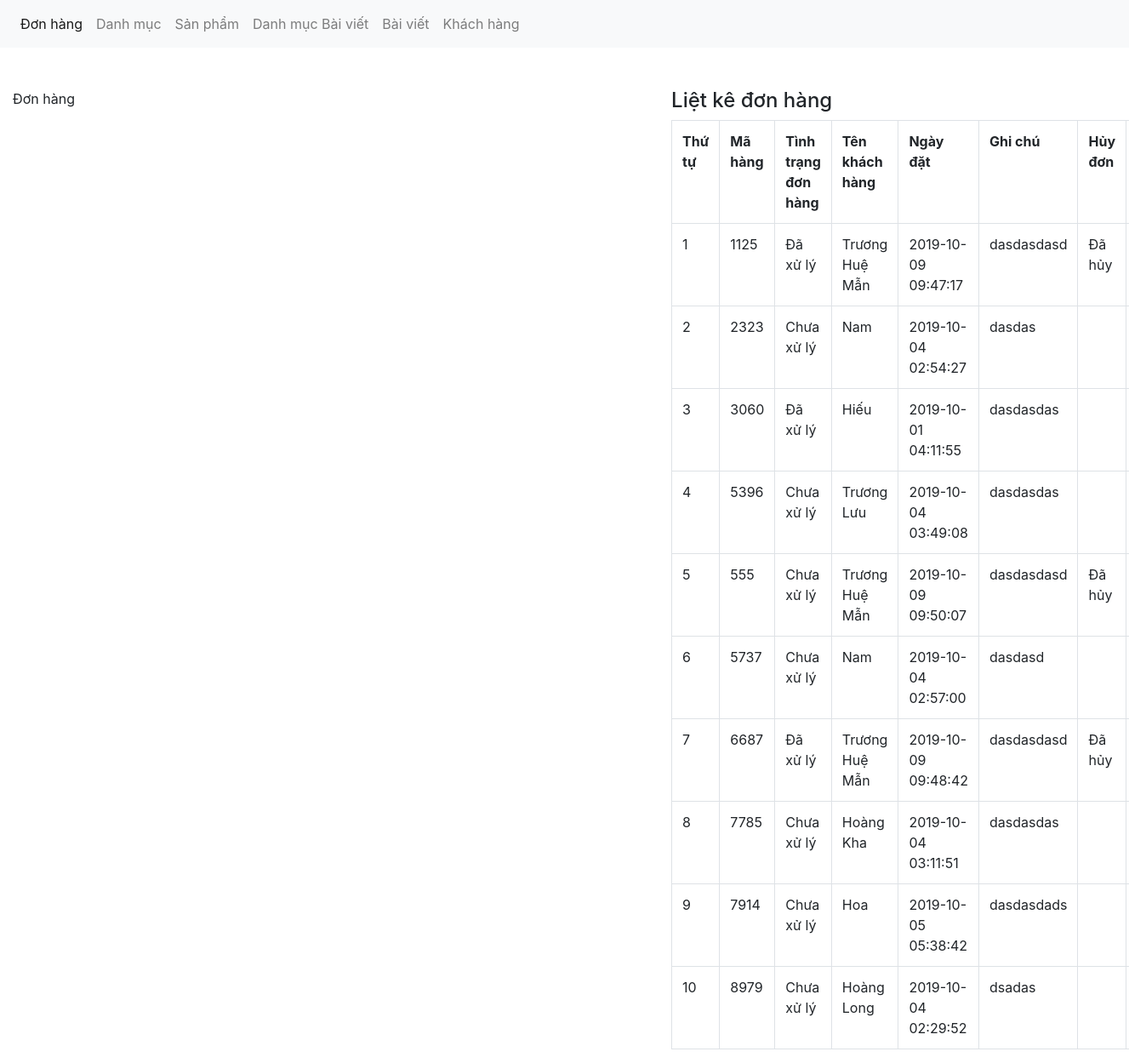
Page /admin/xulydonhang.php on the committed database.
### tables this page shows
CREATE TABLE `tbl_donhang` (
  `donhang_id` int(11) NOT NULL,
  `sanpham_id` int(11) NOT NULL,
  `soluong` int(11) NOT NULL,
  `mahang` varchar(50) NOT NULL,
  `khachhang_id` int(11) NOT NULL,
  `ngaythang` timestamp NOT NULL DEFAULT CURRENT_TIMESTAMP ON UPDATE CURRENT_TIMESTAMP,
  `tinhtrang` int(11) NOT NULL,
  `huydon` int(11) NOT NULL DEFAULT '0'
);

CREATE TABLE `tbl_khachhang` (
  `khachhang_id` int(11) NOT NULL,
  `name` varchar(100) NOT NULL,
  `phone` varchar(50) NOT NULL,
  `address` varchar(200) NOT NULL,
  `note` text NOT NULL,
  `email` varchar(150) NOT NULL,
  `password` varchar(100) NOT NULL,
  `giaohang` int(11) NOT NULL
);

### admin/xulydonhang.php (the view, shortened to what this page needs)
<?php
	include('../db/connect.php');
?>
<!DOCTYPE html>
<html lang="en">
<head>
	<link href="../css/bootstrap.css" rel="stylesheet" type="text/css" media="all" />
</head>
<body>
	<nav class="navbar navbar-expand-lg navbar-light bg-light">
	  <div class="collapse navbar-collapse" id="navbarNav">
	    <ul class="navbar-nav">
	      <li class="nav-item active">
	        <a class="nav-link" href="xulydonhang.php">Đơn hàng <span class="sr-only">(current)</span></a>
	      </li>
	      <li class="nav-item">
	        <a class="nav-link" href="xulydanhmuc.php">Danh mục</a>
	      </li>
	      <li class="nav-item">
	        <a class="nav-link" href="xulysanpham.php">Sản phẩm</a>
	      </li>
	       <li class="nav-item">
	        <a class="nav-link" href="xulydanhmucbaiviet.php">Danh mục Bài viết</a>
	      </li>
	         <li class="nav-item">
	        <a class="nav-link" href="xulybaiviet.php">Bài viết</a>
	      </li>
	       <li class="nav-item">
	         <a class="nav-link" href="xulykhachhang.php">Khách hàng</a>
	      </li>
	    </ul>
	  </div>
	</nav><br><br>
	<div class="container-fluid">
		<div class="row">
			 <?php
			if(isset($_GET['quanly'])=='xemdonhang'){
				$mahang = $_GET['mahang'];
				$sql_chitiet = mysqli_query($con,"SELECT * FROM tbl_donhang,tbl_sanpham WHERE tbl_donhang.sanpham_id=tbl_sanpham.sanpham_id AND tbl_donhang.mahang='$mahang'");
				?>
				<div class="col-md-7">
				<p>Xem chi tiết đơn hàng</p>
			<form action="" method="POST">
				<table class="table table-bordered ">
					<tr>
						<th>Thứ tự</th>
						<th>Mã hàng</th>
						<th>Tên sản phẩm</th>
						<th>Số lượng</th>
						<th>Giá</th>
						<th>Tổng tiền</th>
						<th>Ngày đặt</th>
					</tr>
					<?php
					$i = 0;
					while($row_donhang = mysqli_fetch_array($sql_chitiet)){
						$i++;
					?>
					<tr>
						<td><?php echo $i; ?></td>
						<td><?php echo $row_donhang['mahang']; ?></td>
						<td><?php echo $row_donhang['sanpham_name']; ?></td>
						<td><?php echo $row_donhang['soluong']; ?></td>
						<td><?php echo $row_donhang['sanpham_giakhuyenmai']; ?></td>
						<td><?php echo number_format($row_donhang['soluong']*$row_donhang['sanpham_giakhuyenmai']).'vnđ'; ?></td>
						<td><?php echo $row_donhang['ngaythang'] ?></td>
						<input type="hidden" name="mahang_xuly" value="<?php echo $row_donhang['mahang'] ?>">
					</tr>
					 <?php
					}
					?>
				</table>
				<select class="form-control" name="xuly">
					<option value="1">Đã xử lý | Giao hàng</option>
					<option value="0">Chưa xử lý</option>
				</select><br>
				<input type="submit" value="Cập nhật đơn hàng" name="capnhatdonhang" class="btn btn-success">
			</form>
				</div>
			<?php
			}else{
				?>
				<div class="col-md-7">
					<p>Đơn hàng</p>
				</div>
				<?php
			}
				?>
			<div class="col-md-5">
				<h4>Liệt kê đơn hàng</h4>
				<?php
				$sql_select = mysqli_query($con,"SELECT * FROM tbl_sanpham,tbl_khachhang,tbl_donhang WHERE tbl_donhang.sanpham_id=tbl_sanpham.sanpham_id AND tbl_donhang.khachhang_id=tbl_khachhang.khachhang_id GROUP BY mahang ");
				?>
				<table class="table table-bordered ">
					<tr>
						<th>Thứ tự</th>
						<th>Mã hàng</th>
						<th>Tình trạng đơn hàng</th>
						<th>Tên khách hàng</th>
						<th>Ngày đặt</th>
						<th>Ghi chú</th>
						<th>Hủy đơn</th>
						<th>Quản lý</th>
					</tr>
					<?php
					$i = 0;
					while($row_donhang = mysqli_fetch_array($sql_select)){
						$i++;
					?>
					<tr>
						<td><?php echo $i; ?></td>
						<td><?php echo $row_donhang['mahang']; ?></td>
						<td><?php
							if($row_donhang['tinhtrang']==0){
								echo 'Chưa xử lý';
							}else{
								echo 'Đã xử lý';
							}
						?></td>
						<td><?php echo $row_donhang['name']; ?></td>
						<td><?php echo $row_donhang['ngaythang'] ?></td>
						<td><?php echo $row_donhang['note'] ?></td>
						<td><?php if($row_donhang['huydon']==0){ }elseif($row_donhang['huydon']==1){
							echo '<a href="xulydonhang.php?quanly=xemdonhang&mahang='.$row_donhang['mahang'].'&xacnhanhuy=2">Xác nhận hủy đơn</a>';
						}else{
							echo 'Đã hủy';
						}
						?></td>
						<td><a href="?xoadonhang=<?php echo $row_donhang['mahang'] ?>">Xóa</a> || <a href="?quanly=xemdonhang&mahang=<?php echo $row_donhang['mahang'] ?>">Xem </a></td>
					</tr>
					 <?php
					}
					?>
				</table>
			</div>
		</div>
	</div>
</body>
</html>

### rows in the picture
tbl_donhang: mahang "1125", tinhtrang "Đã xử lý", khachhang.name "Trương Huệ Mẫn", ngaythang "2019-10-09 09:47:17", khachhang.note "dasdasdasd", huydon "Đã hủy"
tbl_donhang: mahang "2323", tinhtrang "Chưa xử lý", khachhang.name "Nam", ngaythang "2019-10-04 02:54:27", khachhang.note "dasdas"
tbl_donhang: mahang "3060", tinhtrang "Đã xử lý", khachhang.name "Hiếu", ngaythang "2019-10-01 04:11:55", khachhang.note "dasdasdas"
tbl_donhang: mahang "5396", tinhtrang "Chưa xử lý", khachhang.name "Trương Lưu", ngaythang "2019-10-04 03:49:08", khachhang.note "dasdasdas"
tbl_donhang: mahang "555", tinhtrang "Chưa xử lý", khachhang.name "Trương Huệ Mẫn", ngaythang "2019-10-09 09:50:07", khachhang.note "dasdasdasd", huydon "Đã hủy"
tbl_donhang: mahang "5737", tinhtrang "Chưa xử lý", khachhang.name "Nam", ngaythang "2019-10-04 02:57:00", khachhang.note "dasdasd"
tbl_donhang: mahang "6687", tinhtrang "Đã xử lý", khachhang.name "Trương Huệ Mẫn", ngaythang "2019-10-09 09:48:42", khachhang.note "dasdasdasd", huydon "Đã hủy"
tbl_donhang: mahang "7785", tinhtrang "Chưa xử lý", khachhang.name "Hoàng Kha", ngaythang "2019-10-04 03:11:51", khachhang.note "dasdasdas"
tbl_donhang: mahang "7914", tinhtrang "Chưa xử lý", khachhang.name "Hoa", ngaythang "2019-10-05 05:38:42", khachhang.note "dasdasdads"
tbl_donhang: mahang "8979", tinhtrang "Chưa xử lý", khachhang.name "Hoàng Long", ngaythang "2019-10-04 02:29:52", khachhang.note "dsadas"
